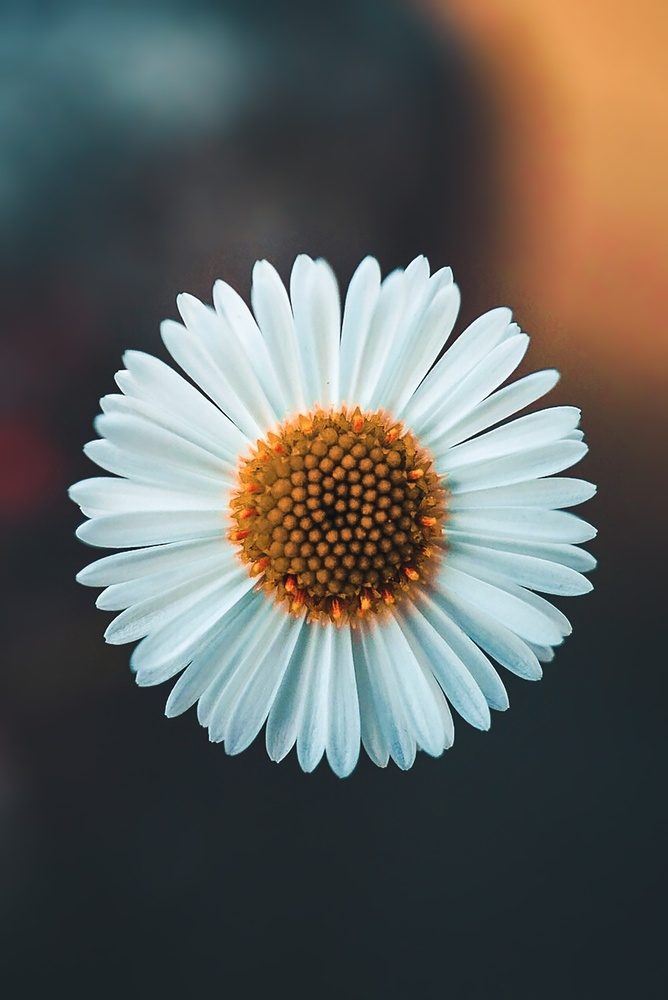
#> input picture odev1/image/papatya.jpg, 668 x 1000 px, shrunk from 2333 x 3490 before the run
$ python main.py
#> lines starting #> are read from the running program, lines starting #| are printed output that depends on the picture
import cv2
import numpy as np
import matplotlib.pyplot as plt

# Görüntüyü yükle
image = cv2.imread('image/papatya.jpg', cv2.IMREAD_GRAYSCALE)
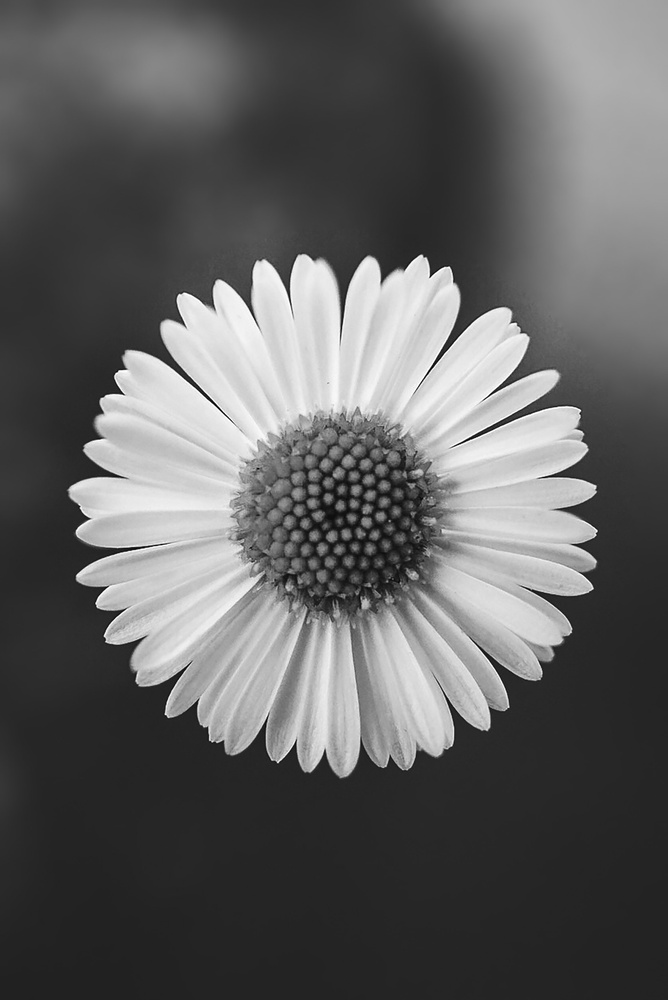
#> image: shape (1000, 668); min 0, max 255, mean 96.6

# Histogramı hesapla
def calculate_histogram(image):
    height, width = image.shape
#> height = 1000; width = 668
    histogram = np.zeros(256, dtype=int)

    for i in range(height):
        for j in range(width):
            pixel_value = image[i, j]
            histogram[pixel_value] += 1
#> after the loop, histogram = 256 values, max 50082 at index 37, min 1 at index 2, mean 2609.4

    return histogram

histogram = calculate_histogram(image)

# Histogramı görselleştir
plt.figure()
plt.bar(np.arange(256), histogram, color='gray')
plt.title('Gri Seviye Görüntü Histogramı')
plt.xlabel('Piksel Değeri')
plt.ylabel('Piksel Sayısı')
plt.show()
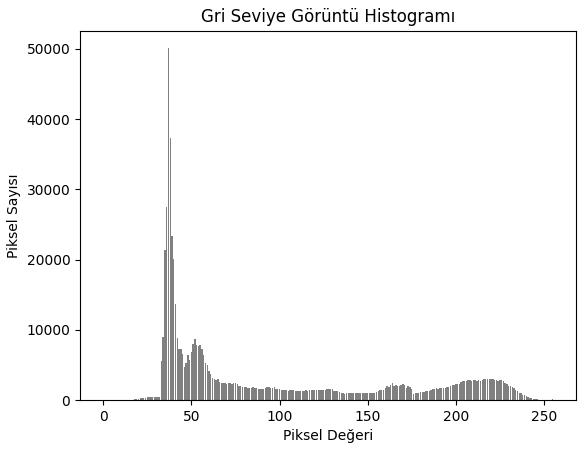
#> figure drawn by matplotlib, 1 panel; tallest bar 50082 high, from x = 36.6 to 37.4
